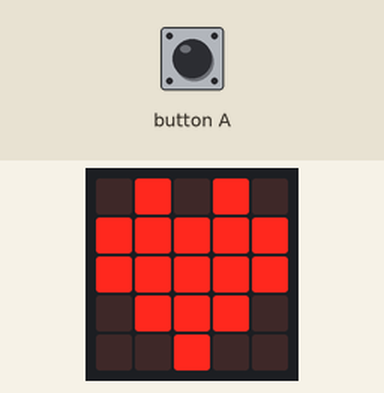
The program below on a simulated BBC micro:bit (MakeCode). Parts: the board's 5×5 LED display. Inputs (shaded band) come from the test bench. Random numbers come from a fixed seed.

Above: at 1.8 s.
1.9 s: button A pressed for 0.15 s
At 2.6 s:
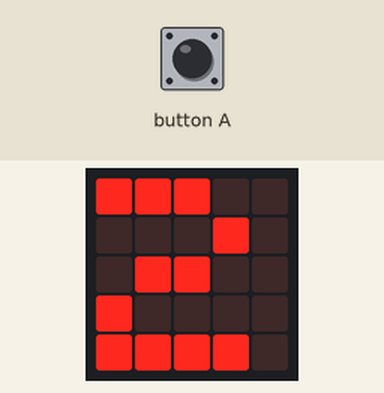
4.3 s: button A pressed for 0.15 s
At 5.0 s:
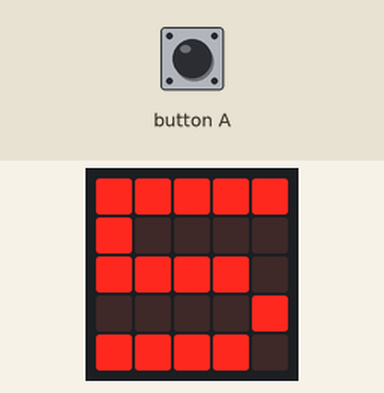
6.7 s: button A pressed for 0.15 s
At 7.4 s:
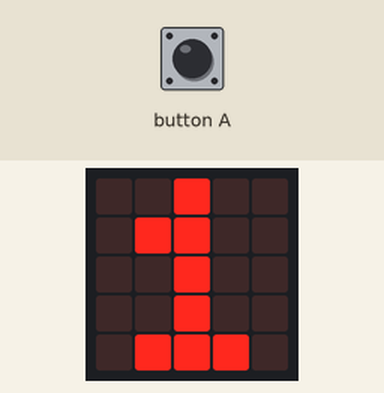
Timing chart, 0 to 9.7 s (numbered marks = the images above; inputs shaded):
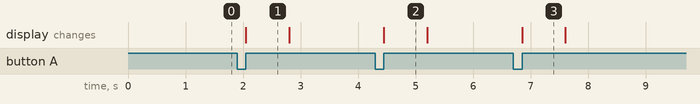

Measured:
- after the input at 1.9 s, the display: changes after 0.15 s (image 1)
- after the input at 4.3 s, the display: changes after 0.15 s (image 2)
- after the input at 6.7 s, the display: changes after 0.15 s (image 3)
- what the display in image 1 shows lasts 0.7 s, from 2.1 s to 2.8 s

The program:

main.ts
```typescript
input.onButtonPressed(Button.A, function on_button_pressed_a() {

    for (let index = 0; index < 1; index++) {
        szam = randint(1, 6)
        basic.showNumber(szam)
    }
    basic.showIcon(IconNames.Heart)
})
let szam = 0
basic.showIcon(IconNames.Heart)
basic.forever(function on_forever() {

})
```

test.ts
```typescript
// ide kerülnek a tesztek; a rendszer ezt nem kompilálja, ha a csomagot bővítményként használják.
```
